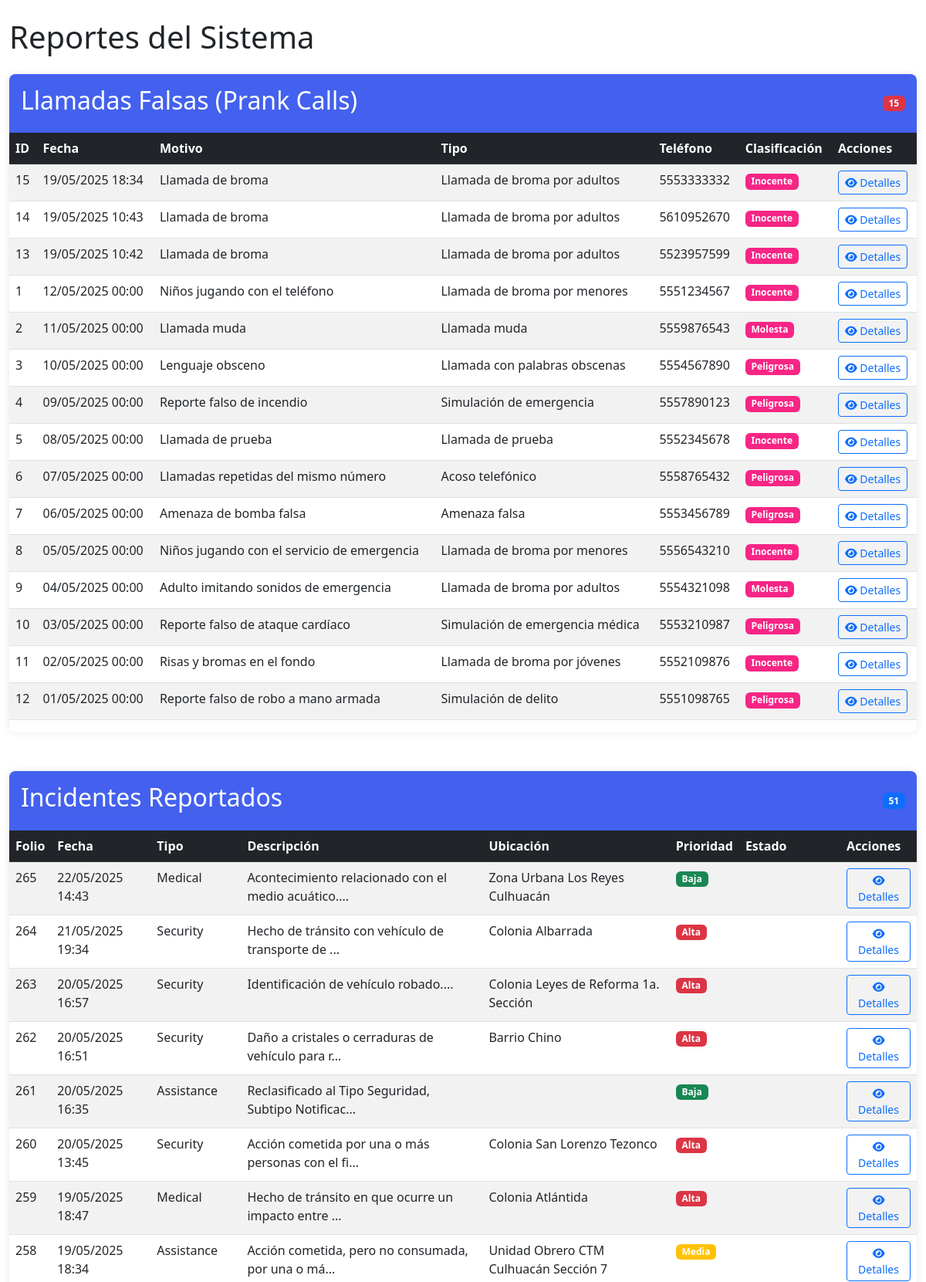
The page /supervisorOp/reports.php (signed in, upper part) on the database its author committed.
### tables this page shows
CREATE TABLE `prank_calls` (
  `folio_prank_call` int(11) NOT NULL AUTO_INCREMENT,
  `id_llamada` int(11) DEFAULT NULL,
  `motivo` varchar(255) NOT NULL COMMENT 'Descripción de la llamada falsa',
  `tipo_broma` varchar(50) NOT NULL COMMENT 'Categoría de la broma',
  `hora_prank_call` time NOT NULL DEFAULT current_timestamp(),
  `fecha_prank_call` datetime NOT NULL DEFAULT current_timestamp(),
  `fecha_actualizacion` datetime DEFAULT NULL,
  `id_operador` int(11) NOT NULL COMMENT 'Operador que clasificó la llamada',
  `telefono_origen` varchar(20) NOT NULL,
  `clasificacion` enum('Inocente','Molesta','Peligrosa') NOT NULL DEFAULT 'Inocente',
  `acciones_tomadas` text DEFAULT NULL COMMENT 'Medidas aplicadas al número',
  `bloqueo_numero` tinyint(1) DEFAULT 0 COMMENT 'Si se bloqueó el número',
  `colonia` varchar(255) DEFAULT NULL,
  `localidad` varchar(255) DEFAULT NULL,
  `municipio` varchar(255) DEFAULT NULL,
  PRIMARY KEY (`folio_prank_call`),
  KEY `id_llamada` (`id_llamada`),
  CONSTRAINT `prank_calls_ibfk_1` FOREIGN KEY (`id_llamada`) REFERENCES `llamadas` (`id_llamada`)
);

CREATE TABLE `incidentes` (
  `folio_incidente` int(11) NOT NULL AUTO_INCREMENT,
  `quepaso` varchar(255) NOT NULL,
  `tipo_auxilio` varchar(50) NOT NULL,
  `hora_incidente` time NOT NULL,
  `fecha_incidente` datetime NOT NULL,
  `fecha_actualizacion` datetime DEFAULT NULL,
  `num_personas` int(11) NOT NULL,
  `latitud` decimal(10,8) DEFAULT NULL,
  `longitud` decimal(11,8) DEFAULT NULL,
  `telefono` varchar(20) NOT NULL,
  `id_usuario_reporta` int(11) DEFAULT NULL,
  `clasificacion` varchar(20) DEFAULT NULL,
  `prioridad` enum('Alta','Media','Baja') DEFAULT 'Media',
  `id_unidad_asignada` int(11) DEFAULT NULL,
  `colonia` varchar(255) DEFAULT NULL,
  `localidad` varchar(255) DEFAULT NULL,
  `municipio` varchar(255) DEFAULT NULL,
  `id_emergency_type` varchar(10) DEFAULT NULL,
  `id_llamada` int(11) DEFAULT NULL,
  `hora` time DEFAULT NULL,
  `hora_edicion` time DEFAULT NULL,
  `nombre_completo` varchar(30) DEFAULT NULL,
  `detalle` text DEFAULT NULL,
  `objetos_involucrados` varchar(40) DEFAULT NULL,
  `tipo_telefono` enum('Local','Celular','Publico') DEFAULT NULL,
  `referencia_lugar` text DEFAULT NULL,
  PRIMARY KEY (`folio_incidente`),
  KEY `id_usuario_reporta` (`id_usuario_reporta`),
  KEY `id_unidad_asignada` (`id_unidad_asignada`),
  KEY `id_emergency_type` (`id_emergency_type`),
  KEY `fk_incidente_llamada` (`id_llamada`),
  CONSTRAINT `fk_incidente_llamada` FOREIGN KEY (`id_llamada`) REFERENCES `llamadas` (`id_llamada`) ON DELETE SET NULL ON UPDATE CASCADE,
  CONSTRAINT `incidentes_ibfk_1` FOREIGN KEY (`id_usuario_reporta`) REFERENCES `usuarios` (`id_usuario`) ON DELETE SET NULL,
  CONSTRAINT `incidentes_ibfk_2` FOREIGN KEY (`id_unidad_asignada`) REFERENCES `unidades` (`id_unidad`) ON DELETE SET NULL,
  CONSTRAINT `incidentes_ibfk_3` FOREIGN KEY (`id_emergency_type`) REFERENCES `EmergencyTypes` (`code`)
);

### supervisorOp/reports.php (the view, shortened to what this page needs)
<?php
require_once '../db.php';
function fetchData($pdo, $query) {
    try {
        $stmt = $pdo->query($query);
        return $stmt->fetchAll(PDO::FETCH_ASSOC);
    } catch (PDOException $e) {
        die("Query failed: " . $e->getMessage());
    }
}
?>
<!DOCTYPE html>
<html lang="es">
<head>
    <link href="https://cdn.jsdelivr.net/npm/bootstrap@5.3.0/dist/css/bootstrap.min.css" rel="stylesheet">
</head>
<body>
    <div class="container-fluid py-4">
        <h1 class="mb-4">Reportes del Sistema</h1>
        <div class="table-container">
            <div class="table-header d-flex justify-content-between align-items-center">
                <h2>Llamadas Falsas (Prank Calls)</h2>
                <span class="badge bg-danger"><?php
                    $count = $pdo->query("SELECT COUNT(*) FROM prank_calls")->fetchColumn();
                    echo $count;
                ?></span>
            </div>
            <div class="table-responsive">
                <table class="table table-striped table-hover">
                    <thead class="table-dark">
                        <tr>
                            <th>ID</th>
                            <th>Fecha</th>
                            <th>Motivo</th>
                            <th>Tipo</th>
                            <th>Teléfono</th>
                            <th>Clasificación</th>
                            <th>Acciones</th>
                        </tr>
                    </thead>
                    <tbody>
                        <?php
                        $prankCalls = fetchData($pdo, "
                            SELECT pc.*, l.id_operador, u.nombre as operador_nombre
                            FROM prank_calls pc
                            LEFT JOIN llamadas l ON pc.id_llamada = l.id_llamada
                            LEFT JOIN usuarios u ON l.id_operador = u.id_usuario
                            ORDER BY pc.fecha_prank_call DESC
                            LIMIT 100
                        ");
                        foreach ($prankCalls as $call) {
                            echo "<tr>
                                <td>{$call['folio_prank_call']}</td>
                                <td>" . date('d/m/Y H:i', strtotime($call['fecha_prank_call'])) . "</td>
                                <td>{$call['motivo']}</td>
                                <td>{$call['tipo_broma']}</td>
                                <td>{$call['telefono_origen']}</td>
                                <td><span class='badge badge-prank'>{$call['clasificacion']}</span></td>
                                <td>
                                    <button class='btn btn-sm btn-outline-primary' onclick='viewDetails({$call['folio_prank_call']}, \"prank\")'>
                                        <i class='fas fa-eye'></i> Detalles
                                    </button>
                                </td>
                            </tr>";
                        }
                        ?>
                    </tbody>
                </table>
            </div>
        </div>
        <div class="table-container">
            <div class="table-header d-flex justify-content-between align-items-center">
                <h2>Incidentes Reportados</h2>
                <span class="badge bg-primary"><?php
                    $count = $pdo->query("SELECT COUNT(*) FROM incidentes")->fetchColumn();
                    echo $count;
                ?></span>
            </div>
            <div class="table-responsive">
                <table class="table table-striped table-hover">
                    <thead class="table-dark">
                        <tr>
                            <th>Folio</th>
                            <th>Fecha</th>
                            <th>Tipo</th>
                            <th>Descripción</th>
                            <th>Ubicación</th>
                            <th>Prioridad</th>
                            <th>Estado</th>
                            <th>Acciones</th>
                        </tr>
                    </thead>
                    <tbody>
                        <?php
                        $incidents = fetchData($pdo, "
                            SELECT i.*, u.nombre as reportador_nombre,
                                   et.name as tipo_emergencia, et.priority as prioridad_defecto
                            FROM incidentes i
                            LEFT JOIN usuarios u ON i.id_usuario_reporta = u.id_usuario
                            LEFT JOIN EmergencyTypes et ON i.id_emergency_type = et.code
                            ORDER BY i.fecha_incidente DESC
                            LIMIT 100
                        ");
                        foreach ($incidents as $incident) {
                            $priority = $incident['prioridad'] ?: $incident['prioridad_defecto'];
                            $priorityClass = match($priority) {
                                'Alta' => 'danger',
                                'Media' => 'warning',
                                'Baja' => 'success',
                                default => 'secondary'
                            };
                            echo "<tr>
                                <td>{$incident['folio_incidente']}</td>
                                <td>" . date('d/m/Y H:i', strtotime($incident['fecha_incidente'])) . "</td>
                                <td>{$incident['tipo_auxilio']}</td>
                                <td>" . substr($incident['quepaso'], 0, 50) . "...</td>
                                <td>{$incident['colonia']}</td>
                                <td><span class='badge bg-$priorityClass'>$priority</span></td>
                                <td><span class='badge bg-info'>{$incident['clasificacion']}</span></td>
                                <td>
                                    <button class='btn btn-sm btn-outline-primary' onclick='viewDetails({$incident['folio_incidente']}, \"incident\")'>
                                        <i class='fas fa-eye'></i> Detalles
                                    </button>
                                </td>
                            </tr>";
                        }
                        ?>
                    </tbody>
                </table>
            </div>
        </div>
    </div>
</body>
</html>

### supervisorOp/reports.php (style rules this page uses)
.table-container { margin-bottom: 50px; box-shadow: 0 0 10px rgba(0,0,0,0.1); border-radius: 8px; overflow: hidden; }
.table-header { background-color: #4361ee; color: white; padding: 15px; }
.badge-prank { background-color: #f72585; }

### rows shown on the page
prank_calls: folio_prank_call "15", fecha_prank_call "19/05/2025 18:34", motivo "Llamada de broma", tipo_broma "Llamada de broma por adultos", telefono_origen "5553333332", clasificacion "Inocente"
prank_calls: folio_prank_call "14", fecha_prank_call "19/05/2025 10:43", motivo "Llamada de broma", tipo_broma "Llamada de broma por adultos", telefono_origen "5610952670", clasificacion "Inocente"
prank_calls: folio_prank_call "13", fecha_prank_call "19/05/2025 10:42", motivo "Llamada de broma", tipo_broma "Llamada de broma por adultos", telefono_origen "5523957599", clasificacion "Inocente"
prank_calls: folio_prank_call "1", fecha_prank_call "12/05/2025 00:00", motivo "Niños jugando con el teléfono", tipo_broma "Llamada de broma por menores", telefono_origen "5551234567", clasificacion "Inocente"
prank_calls: folio_prank_call "2", fecha_prank_call "11/05/2025 00:00", motivo "Llamada muda", tipo_broma "Llamada muda", telefono_origen "5559876543", clasificacion "Molesta"
prank_calls: folio_prank_call "3", fecha_prank_call "10/05/2025 00:00", motivo "Lenguaje obsceno", tipo_broma "Llamada con palabras obscenas", telefono_origen "5554567890", clasificacion "Peligrosa"
prank_calls: folio_prank_call "4", fecha_prank_call "09/05/2025 00:00", motivo "Reporte falso de incendio", tipo_broma "Simulación de emergencia", telefono_origen "5557890123", clasificacion "Peligrosa"
prank_calls: folio_prank_call "5", fecha_prank_call "08/05/2025 00:00", motivo "Llamada de prueba", tipo_broma "Llamada de prueba", telefono_origen "5552345678", clasificacion "Inocente"
prank_calls: folio_prank_call "6", fecha_prank_call "07/05/2025 00:00", motivo "Llamadas repetidas del mismo número", tipo_broma "Acoso telefónico", telefono_origen "5558765432", clasificacion "Peligrosa"
prank_calls: folio_prank_call "7", fecha_prank_call "06/05/2025 00:00", motivo "Amenaza de bomba falsa", tipo_broma "Amenaza falsa", telefono_origen "5553456789", clasificacion "Peligrosa"
prank_calls: folio_prank_call "8", fecha_prank_call "05/05/2025 00:00", motivo "Niños jugando con el servicio de emergencia", tipo_broma "Llamada de broma por menores", telefono_origen "5556543210", clasificacion "Inocente"
prank_calls: folio_prank_call "9", fecha_prank_call "04/05/2025 00:00", motivo "Adulto imitando sonidos de emergencia", tipo_broma "Llamada de broma por adultos", telefono_origen "5554321098", clasificacion "Molesta"
prank_calls: folio_prank_call "10", fecha_prank_call "03/05/2025 00:00", motivo "Reporte falso de ataque cardíaco", tipo_broma "Simulación de emergencia médica", telefono_origen "5553210987", clasificacion "Peligrosa"
prank_calls: folio_prank_call "11", fecha_prank_call "02/05/2025 00:00", motivo "Risas y bromas en el fondo", tipo_broma "Llamada de broma por jóvenes", telefono_origen "5552109876", clasificacion "Inocente"
prank_calls: folio_prank_call "12", fecha_prank_call "01/05/2025 00:00", motivo "Reporte falso de robo a mano armada", tipo_broma "Simulación de delito", telefono_origen "5551098765", clasificacion "Peligrosa"
incidentes: folio_incidente "265", fecha_incidente "22/05/2025 14:43", tipo_auxilio "Medical", quepaso "Acontecimiento relacionado con el medio acuático.", colonia "Zona Urbana Los Reyes Culhuacán", prioridad "Baja"
incidentes: folio_incidente "264", fecha_incidente "21/05/2025 19:34", tipo_auxilio "Security", quepaso "Hecho de tránsito con vehículo de transporte de", colonia "Colonia Albarrada", prioridad "Alta"
incidentes: folio_incidente "263", fecha_incidente "20/05/2025 16:57", tipo_auxilio "Security", quepaso "Identificación de vehículo robado.", colonia "Colonia Leyes de Reforma 1a. Sección", prioridad "Alta"
incidentes: folio_incidente "262", fecha_incidente "20/05/2025 16:51", tipo_auxilio "Security", quepaso "Daño a cristales o cerraduras de vehículo para r", colonia "Barrio Chino", prioridad "Alta"
incidentes: folio_incidente "261", fecha_incidente "20/05/2025 16:35", tipo_auxilio "Assistance", quepaso "Reclasificado al Tipo Seguridad, Subtipo Notificac", prioridad "Baja"
incidentes: folio_incidente "260", fecha_incidente "20/05/2025 13:45", tipo_auxilio "Security", quepaso "Acción cometida por una o más personas con el fi", colonia "Colonia San Lorenzo Tezonco", prioridad "Alta"
incidentes: folio_incidente "259", fecha_incidente "19/05/2025 18:47", tipo_auxilio "Medical", quepaso "Hecho de tránsito en que ocurre un impacto entre", colonia "Colonia Atlántida", prioridad "Alta"
incidentes: folio_incidente "258", fecha_incidente "19/05/2025 18:34", tipo_auxilio "Assistance", quepaso "Acción cometida, pero no consumada, por una o má", colonia "Unidad Obrero CTM Culhuacán Sección 7", prioridad "Media"

### other values the page prints
$count "15"
$count "51"
